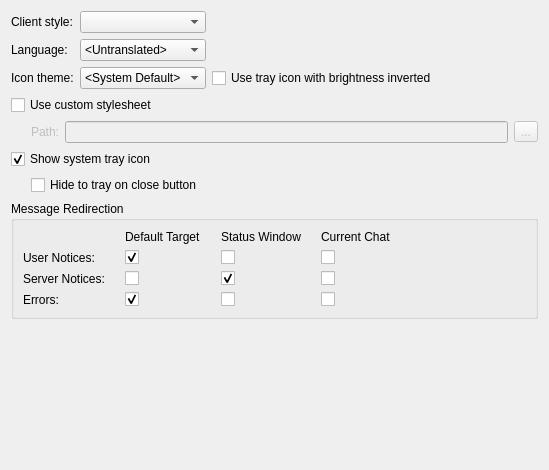
<?xml version="1.0" encoding="UTF-8"?>
<ui version="4.0">
 <class>AppearanceSettingsPage</class>
 <widget class="QWidget" name="AppearanceSettingsPage">
  <property name="geometry">
   <rect>
    <x>0</x>
    <y>0</y>
    <width>549</width>
    <height>470</height>
   </rect>
  </property>
  <property name="windowTitle">
   <string>Form</string>
  </property>
  <layout class="QVBoxLayout" name="verticalLayout">
   <item>
    <layout class="QGridLayout" name="gridLayout">
     <item row="0" column="0">
      <widget class="QLabel" name="label_2">
       <property name="text">
        <string>Client style:</string>
       </property>
      </widget>
     </item>
     <item row="0" column="1">
      <widget class="QComboBox" name="styleComboBox">
       <property name="toolTip">
        <string>Set application style</string>
       </property>
      </widget>
     </item>
     <item row="1" column="0">
      <widget class="QLabel" name="label_9">
       <property name="text">
        <string>Language:</string>
       </property>
      </widget>
     </item>
     <item row="1" column="1">
      <widget class="QComboBox" name="languageComboBox">
       <property name="toolTip">
        <string>Set the application language. Requires restart!</string>
       </property>
       <item>
        <property name="text">
         <string>&lt;Untranslated&gt;</string>
        </property>
       </item>
       <item>
        <property name="text">
         <string>&lt;System Default&gt;</string>
        </property>
       </item>
      </widget>
     </item>
     <item row="1" column="2">
      <spacer name="horizontalSpacer_3">
       <property name="orientation">
        <enum>Qt::Horizontal</enum>
       </property>
       <property name="sizeHint" stdset="0">
        <size>
         <width>40</width>
         <height>20</height>
        </size>
       </property>
      </spacer>
     </item>
     <item row="2" column="0">
      <widget class="QLabel" name="iconthemeLabel">
       <property name="text">
        <string>Icon theme:</string>
       </property>
      </widget>
     </item>
     <item row="2" column="1">
      <widget class="QComboBox" name="iconthemeComboBox">
       <property name="toolTip">
        <string>Choose from the bundled icon themes! May need restart...</string>
       </property>
       <item>
        <property name="text">
         <string>&lt;System Default&gt;</string>
        </property>
       </item>
      </widget>
     </item>
     <item row="2" column="2">
      <widget class="QCheckBox" name="iconthemeTrayInvertBox">
       <property name="text">
        <string>Use tray icon with brightness inverted</string>
       </property>
       <property name="toolTip">
        <string>If available. May need restart...</string>
       </property>
       <property name="settingsKey" stdset="0">
        <string notr="true">/UiStyle/IconThemeTrayInvert</string>
       </property>
       <property name="defaultValue" stdset="0">
        <bool>false</bool>
       </property>
      </widget>
     </item>
    </layout>
   </item>
   <item>
    <widget class="QCheckBox" name="useCustomStyleSheet">
     <property name="text">
      <string>Use custom stylesheet</string>
     </property>
     <property name="settingsKey" stdset="0">
      <string notr="true">/UiStyle/UseCustomStyleSheet</string>
     </property>
     <property name="defaultValue" stdset="0">
      <bool>false</bool>
     </property>
    </widget>
   </item>
   <item>
    <layout class="QHBoxLayout" name="horizontalLayout_2">
     <item>
      <spacer name="horizontalSpacer">
       <property name="orientation">
        <enum>Qt::Horizontal</enum>
       </property>
       <property name="sizeType">
        <enum>QSizePolicy::Fixed</enum>
       </property>
       <property name="sizeHint" stdset="0">
        <size>
         <width>20</width>
         <height>20</height>
        </size>
       </property>
      </spacer>
     </item>
     <item>
      <widget class="QLabel" name="label">
       <property name="enabled">
        <bool>false</bool>
       </property>
       <property name="text">
        <string>Path:</string>
       </property>
      </widget>
     </item>
     <item>
      <widget class="QLineEdit" name="customStyleSheetPath">
       <property name="enabled">
        <bool>false</bool>
       </property>
       <property name="sizePolicy">
        <sizepolicy hsizetype="Expanding" vsizetype="Fixed">
         <horstretch>0</horstretch>
         <verstretch>0</verstretch>
        </sizepolicy>
       </property>
       <property name="readOnly">
        <bool>false</bool>
       </property>
       <property name="settingsKey" stdset="0">
        <string notr="true">/UiStyle/CustomStyleSheetPath</string>
       </property>
       <property name="defaultValue" stdset="0">
        <string/>
       </property>
      </widget>
     </item>
     <item>
      <widget class="QToolButton" name="chooseStyleSheet">
       <property name="enabled">
        <bool>false</bool>
       </property>
       <property name="text">
        <string>...</string>
       </property>
      </widget>
     </item>
    </layout>
   </item>
   <item>
    <widget class="QCheckBox" name="useSystemTrayIcon">
     <property name="text">
      <string>Show system tray icon</string>
     </property>
     <property name="checked">
      <bool>true</bool>
     </property>
     <property name="settingsKey" stdset="0">
      <string notr="true">UseSystemTrayIcon</string>
     </property>
     <property name="defaultValue" stdset="0">
      <bool>true</bool>
     </property>
    </widget>
   </item>
   <item>
    <layout class="QGridLayout" name="gridLayout_3">
     <item row="0" column="0">
      <spacer name="horizontalSpacer_2">
       <property name="orientation">
        <enum>Qt::Horizontal</enum>
       </property>
       <property name="sizeType">
        <enum>QSizePolicy::Fixed</enum>
       </property>
       <property name="sizeHint" stdset="0">
        <size>
         <width>20</width>
         <height>20</height>
        </size>
       </property>
      </spacer>
     </item>
     <item row="0" column="1">
      <widget class="QCheckBox" name="minimizeOnClose">
       <property name="text">
        <string>Hide to tray on close button</string>
       </property>
       <property name="settingsKey" stdset="0">
        <string notr="true">MinimizeOnClose</string>
       </property>
       <property name="defaultValue" stdset="0">
        <bool>false</bool>
       </property>
      </widget>
     </item>
    </layout>
   </item>
   <item>
    <widget class="QGroupBox" name="groupBox_3">
     <property name="title">
      <string>Message Redirection</string>
     </property>
     <layout class="QGridLayout" name="gridLayout_2" columnstretch="0,0,0,0,1">
      <property name="horizontalSpacing">
       <number>20</number>
      </property>
      <item row="1" column="0">
       <widget class="QLabel" name="label_3">
        <property name="text">
         <string>User Notices:</string>
        </property>
       </widget>
      </item>
      <item row="1" column="1">
       <widget class="QCheckBox" name="userNoticesInDefaultBuffer">
        <property name="enabled">
         <bool>true</bool>
        </property>
        <property name="text">
         <string/>
        </property>
        <property name="checked">
         <bool>true</bool>
        </property>
       </widget>
      </item>
      <item row="1" column="2">
       <widget class="QCheckBox" name="userNoticesInStatusBuffer">
        <property name="enabled">
         <bool>true</bool>
        </property>
        <property name="text">
         <string/>
        </property>
        <property name="checked">
         <bool>false</bool>
        </property>
       </widget>
      </item>
      <item row="1" column="3">
       <widget class="QCheckBox" name="userNoticesInCurrentBuffer">
        <property name="enabled">
         <bool>true</bool>
        </property>
        <property name="text">
         <string/>
        </property>
       </widget>
      </item>
      <item row="2" column="0">
       <widget class="QLabel" name="label_4">
        <property name="text">
         <string>Server Notices:</string>
        </property>
       </widget>
      </item>
      <item row="2" column="1">
       <widget class="QCheckBox" name="serverNoticesInDefaultBuffer">
        <property name="text">
         <string/>
        </property>
       </widget>
      </item>
      <item row="0" column="1">
       <widget class="QLabel" name="label_5">
        <property name="text">
         <string>Default Target</string>
        </property>
       </widget>
      </item>
      <item row="0" column="2">
       <widget class="QLabel" name="label_6">
        <property name="text">
         <string>Status Window</string>
        </property>
       </widget>
      </item>
      <item row="0" column="3">
       <widget class="QLabel" name="label_7">
        <property name="text">
         <string>Current Chat</string>
        </property>
       </widget>
      </item>
      <item row="3" column="0">
       <widget class="QLabel" name="label_8">
        <property name="text">
         <string>Errors:</string>
        </property>
       </widget>
      </item>
      <item row="2" column="2">
       <widget class="QCheckBox" name="serverNoticesInStatusBuffer">
        <property name="text">
         <string/>
        </property>
        <property name="checked">
         <bool>true</bool>
        </property>
       </widget>
      </item>
      <item row="2" column="3">
       <widget class="QCheckBox" name="serverNoticesInCurrentBuffer">
        <property name="text">
         <string/>
        </property>
       </widget>
      </item>
      <item row="3" column="1">
       <widget class="QCheckBox" name="errorMsgsInDefaultBuffer">
        <property name="text">
         <string/>
        </property>
        <property name="checked">
         <bool>true</bool>
        </property>
       </widget>
      </item>
      <item row="3" column="2">
       <widget class="QCheckBox" name="errorMsgsInStatusBuffer">
        <property name="text">
         <string/>
        </property>
       </widget>
      </item>
      <item row="3" column="3">
       <widget class="QCheckBox" name="errorMsgsInCurrentBuffer">
        <property name="text">
         <string/>
        </property>
       </widget>
      </item>
      <item row="0" column="4">
       <spacer name="horizontalSpacer_5">
        <property name="orientation">
         <enum>Qt::Horizontal</enum>
        </property>
        <property name="sizeHint" stdset="0">
         <size>
          <width>1</width>
          <height>1</height>
         </size>
        </property>
       </spacer>
      </item>
     </layout>
    </widget>
   </item>
   <item>
    <spacer name="verticalSpacer">
     <property name="orientation">
      <enum>Qt::Vertical</enum>
     </property>
     <property name="sizeHint" stdset="0">
      <size>
       <width>20</width>
       <height>40</height>
      </size>
     </property>
    </spacer>
   </item>
  </layout>
 </widget>
 <tabstops>
  <tabstop>styleComboBox</tabstop>
  <tabstop>languageComboBox</tabstop>
  <tabstop>iconthemeComboBox</tabstop>
  <tabstop>iconthemeTrayInvertBox</tabstop>
  <tabstop>useCustomStyleSheet</tabstop>
  <tabstop>customStyleSheetPath</tabstop>
  <tabstop>chooseStyleSheet</tabstop>
  <tabstop>useSystemTrayIcon</tabstop>
  <tabstop>minimizeOnClose</tabstop>
  <tabstop>userNoticesInDefaultBuffer</tabstop>
  <tabstop>userNoticesInStatusBuffer</tabstop>
  <tabstop>userNoticesInCurrentBuffer</tabstop>
  <tabstop>serverNoticesInDefaultBuffer</tabstop>
  <tabstop>serverNoticesInStatusBuffer</tabstop>
  <tabstop>serverNoticesInCurrentBuffer</tabstop>
  <tabstop>errorMsgsInDefaultBuffer</tabstop>
  <tabstop>errorMsgsInStatusBuffer</tabstop>
  <tabstop>errorMsgsInCurrentBuffer</tabstop>
 </tabstops>
 <resources/>
 <connections>
  <connection>
   <sender>useCustomStyleSheet</sender>
   <signal>toggled(bool)</signal>
   <receiver>customStyleSheetPath</receiver>
   <slot>setEnabled(bool)</slot>
   <hints>
    <hint type="sourcelabel">
     <x>63</x>
     <y>86</y>
    </hint>
    <hint type="destinationlabel">
     <x>86</x>
     <y>114</y>
    </hint>
   </hints>
  </connection>
  <connection>
   <sender>useCustomStyleSheet</sender>
   <signal>toggled(bool)</signal>
   <receiver>label</receiver>
   <slot>setEnabled(bool)</slot>
   <hints>
    <hint type="sourcelabel">
     <x>45</x>
     <y>80</y>
    </hint>
    <hint type="destinationlabel">
     <x>38</x>
     <y>113</y>
    </hint>
   </hints>
  </connection>
  <connection>
   <sender>useCustomStyleSheet</sender>
   <signal>toggled(bool)</signal>
   <receiver>chooseStyleSheet</receiver>
   <slot>setEnabled(bool)</slot>
   <hints>
    <hint type="sourcelabel">
     <x>84</x>
     <y>80</y>
    </hint>
    <hint type="destinationlabel">
     <x>525</x>
     <y>117</y>
    </hint>
   </hints>
  </connection>
  <connection>
   <sender>useSystemTrayIcon</sender>
   <signal>toggled(bool)</signal>
   <receiver>minimizeOnClose</receiver>
   <slot>setEnabled(bool)</slot>
   <hints>
    <hint type="sourcelabel">
     <x>91</x>
     <y>143</y>
    </hint>
    <hint type="destinationlabel">
     <x>92</x>
     <y>174</y>
    </hint>
   </hints>
  </connection>
  <connection>
   <sender>useSystemTrayIcon</sender>
   <signal>toggled(bool)</signal>
   <receiver>animateSystrayIcon</receiver>
   <slot>setEnabled(bool)</slot>
   <hints>
    <hint type="sourcelabel">
     <x>125</x>
     <y>144</y>
    </hint>
    <hint type="destinationlabel">
     <x>122</x>
     <y>203</y>
    </hint>
   </hints>
  </connection>
 </connections>
</ui>
